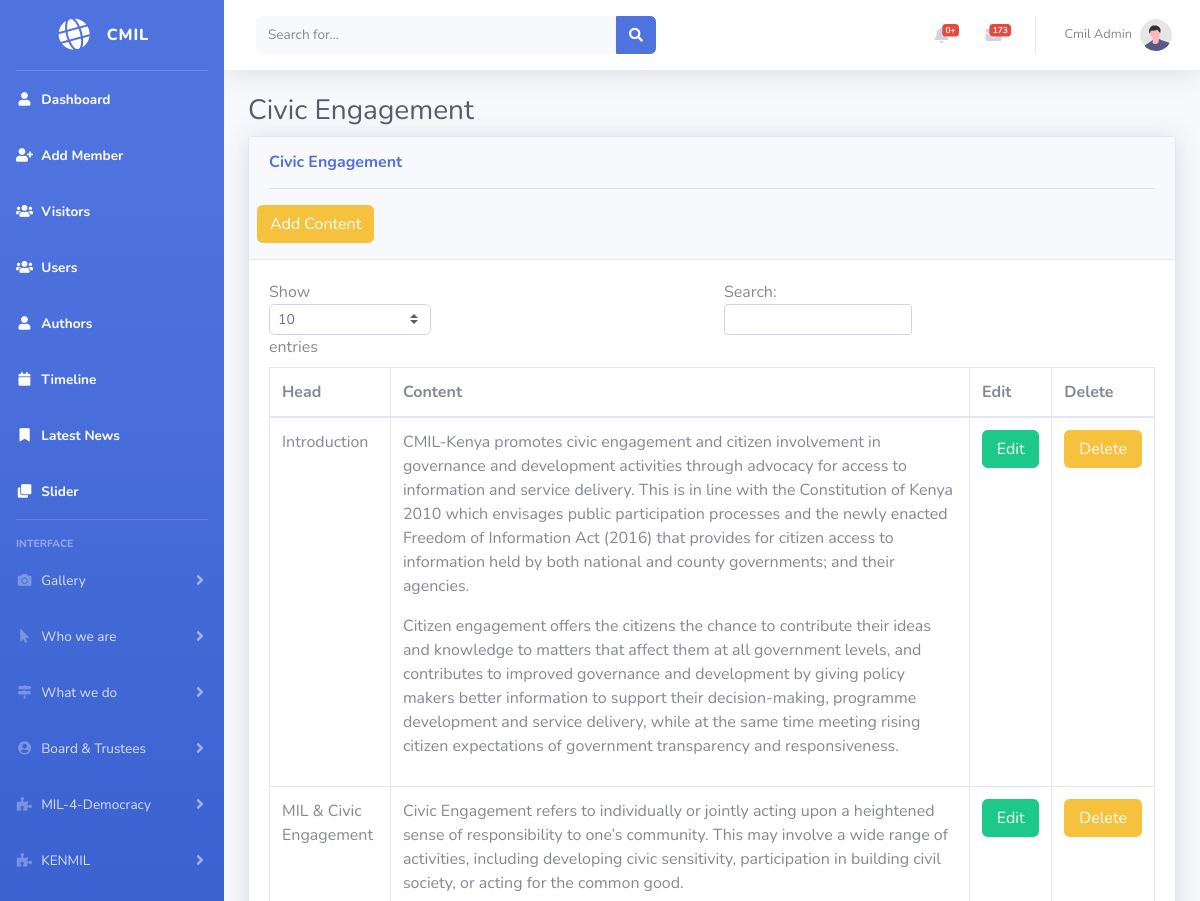
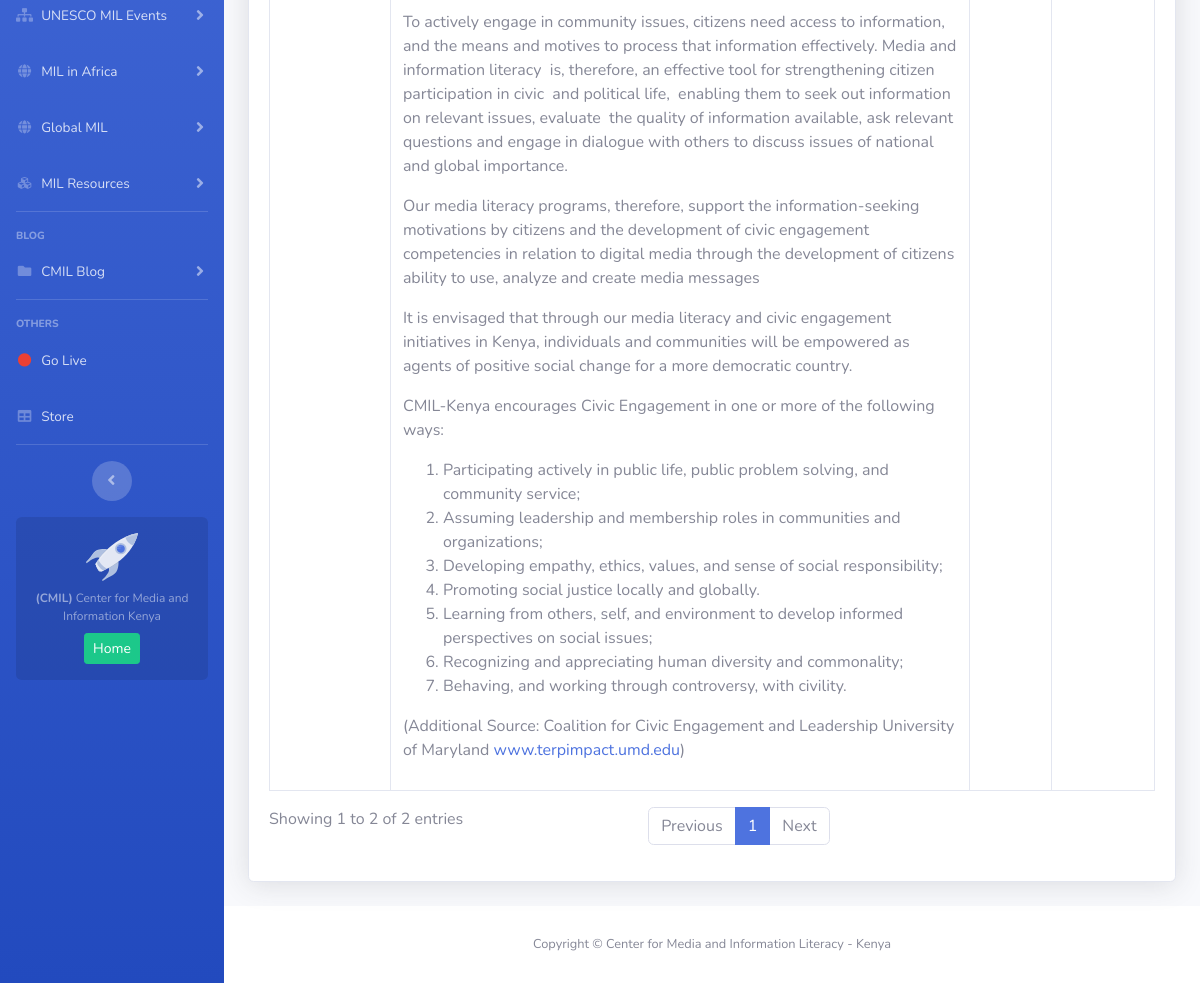
The page /admin/ce_list.php (signed in) on the database its author committed (2 pictures, top to bottom).
### tables this page shows
CREATE TABLE `users` (
  `id` int(11) NOT NULL,
  `contact` varchar(15) NOT NULL,
  `email` varchar(50) NOT NULL,
  `firstname` varchar(40) NOT NULL,
  `lastname` varchar(40) NOT NULL,
  `status` int(11) NOT NULL DEFAULT 0,
  `password` text NOT NULL,
  `date` varchar(100) NOT NULL,
  `activate_code` varchar(100) NOT NULL,
  `reset_code` varchar(100) NOT NULL,
  `points` int(100) NOT NULL
);

CREATE TABLE `civic_engagement` (
  `id` int(11) NOT NULL,
  `head` varchar(100) NOT NULL,
  `content` text NOT NULL
);

### admin/includes/session.php (called while the page is built, shortened)
<?php
include '../includes/conn.php';
	if(isset($_SESSION['admin'])){
		$conn = $pdo->open();
		try{
			$stmt = $conn->prepare("SELECT * FROM users WHERE id=:id");
			$stmt->execute(['id'=>$_SESSION['admin']]);
			$user = $stmt->fetch();
		}
		catch(PDOException $e){
			echo "There is some problem in connection: " . $e->getMessage();
		}
	}
?>

### admin/ce_list.php (the view, shortened to what this page needs)
<!DOCTYPE html>
<html lang="en">
<?php include 'includes/session.php'; ?>
<?php include 'includes/styles.php'; ?>
<body id="page-top">
    <div id="wrapper">
          <?php include 'includes/sidebar.php'; ?>
        <div id="content-wrapper" class="d-flex flex-column">
            <div id="content">
                 <?php include 'includes/topbar.php'; ?>
                <div class="container-fluid">
                    <h1 class="h3 mb-2 text-gray-800">Civic Engagement</h1>
                    <div class="card shadow mb-4">
                        <div class="card-header py-3">
                            <h6 class="m-0 font-weight-bold text-primary">Civic Engagement</h6>
							<hr />
							<div class="row">
							<a href="new_ce.php" class="btn btn-warning">Add Content</a>
                        </div>
                        </div>
                        <div class="card-body">
						    <div class="table-responsive">
                                <table class="table table-bordered" id="dataTable" width="100%" cellspacing="0">
                                    <thead>
                                        <tr>
										    <th>Head</th>
                                            <th>Content</th>
											<th>Edit</th>
                                            <th>Delete</th>
                                        </tr>
                                    </thead>
                                    <tbody>
									<?php
									$conn = $pdo->open();
									$stmt = $conn->prepare("SELECT *  FROM civic_engagement");
									$stmt->execute();
									foreach($stmt as $row){
								echo '
									<tr>
                                            <td>'.$row['head'].'</td>
                                            <td>'.$row['content'].'</td>
                                           <td>
											<form method="post" action="edit_ce.php">
											<input type="hidden" value="'.$row['id'].'" name="id" />
											<button style="width:100%" type="submit" name="edit" class="btn btn-success">Edit</button>
											</form>
											</td>
										    <td>
											<form method="post" action="delete_ce.php">
											<input type="hidden" value="'.$row['id'].'" name="id" />
											<button style="width:100%" type="submit" name="delete" class="btn btn-warning">Delete</button>
											</form>
											</td>
                                        </tr>
									';
									}
									?>
                                    </tbody>
                                </table>
                            </div>
                        </div>
                    </div>
                </div>
            </div>
               <?php include 'includes/footer.php'; ?>
</body>
</html>

### admin/includes/topbar.php (shortened to what this page needs)
<nav class="navbar navbar-expand navbar-light bg-white topbar mb-4 static-top shadow">
                    <form
                        class="d-none d-sm-inline-block form-inline mr-auto ml-md-3 my-2 my-md-0 mw-100 navbar-search">
                        <div class="input-group">
                            <input type="text" class="form-control bg-light border-0 small" placeholder="Search for..."
                                aria-label="Search" aria-describedby="basic-addon2">
                            <div class="input-group-append">
                                <button class="btn btn-primary" type="button">
                                    <i class="fas fa-search fa-sm"></i>
                                </button>
                            </div>
                        </div>
                    </form>
                    <ul class="navbar-nav ml-auto">
<?php
$conn = $pdo->open();
$stmt = $conn->prepare("SELECT *,COUNT(*) AS numrows FROM comments WHERE conf_1=0");
$stmt->execute();
$unread = $stmt->fetch();
?>
                        <li class="nav-item dropdown no-arrow mx-1">
                            <a class="nav-link dropdown-toggle" href="#" id="alertsDropdown" role="button"
                                data-toggle="dropdown" aria-haspopup="true" aria-expanded="false">
                                <i class="fas fa-bell fa-fw"></i>
                                <span class="badge badge-danger badge-counter"><?php echo $unread['numrows']; ?>+</span>
                            </a>
                        </li>
                        <li class="nav-item dropdown no-arrow mx-1">
                            <a class="nav-link dropdown-toggle" href="#" id="messagesDropdown" role="button"
                                data-toggle="dropdown" aria-haspopup="true" aria-expanded="false">
								<?php
								$conn = $pdo->open();
								$stmt = $conn->prepare("SELECT *,COUNT(*) AS numrows FROM message WHERE conf_1=0");
								$stmt->execute();
								$messages = $stmt->fetch();
								?>
                                <span class="badge badge-danger badge-counter"><?php echo $messages['numrows']; ?></span>
                            </a>
                        </li>
                        <li class="nav-item dropdown no-arrow">
                            <a class="nav-link dropdown-toggle" href="#" id="userDropdown" role="button"
                                data-toggle="dropdown" aria-haspopup="true" aria-expanded="false">
                                <span class="mr-2 d-none d-lg-inline text-gray-600 small"><?php echo $user['firstname']; ?> <?php echo $user['lastname']; ?></span>
                                <img class="img-profile rounded-circle"
                                    src="includes/img/undraw_profile.svg">
                            </a>
                        </li>
                    </ul>
                </nav>
				</div>
				</div>

### rows shown on the page
users: firstname "Cmil", lastname "Admin"
civic_engagement: head "Introduction", content "CMIL-Kenya promotes civic engagement and citizen involvement in governance and development activities through advocacy for access to information and service delivery. This is in line with the Constitution of Kenya 2010 which envisages public participation processes and the newly enacted Freedom of Information Act (2016) that provides for citizen access to information held by both national and county governments; and their agencies. Citizen engagement offers the citizens the chance to contribute their ideas and knowledge to matters that affect them at all government levels, and contributes to improved governance and development by giving policy makers better information to support their…"
civic_engagement: head "MIL & Civic Engagement", content "Civic Engagement refers to individually or jointly acting upon a heightened sense of responsibility to one’s community. This may involve a wide range of activities, including developing civic sensitivity, participation in building civil society, or acting for the common good. To actively engage in community issues, citizens need access to information, and the means and motives to process that information effectively. Media and information literacy is, therefore, an effective tool for strengthening citizen participation in civic and political life, enabling them to seek out information on relevant issues, evaluate the quality of information available, ask relevant questions and engage in…"

### other values the page prints
$unread['numrows'] "0"
$messages['numrows'] "173"
